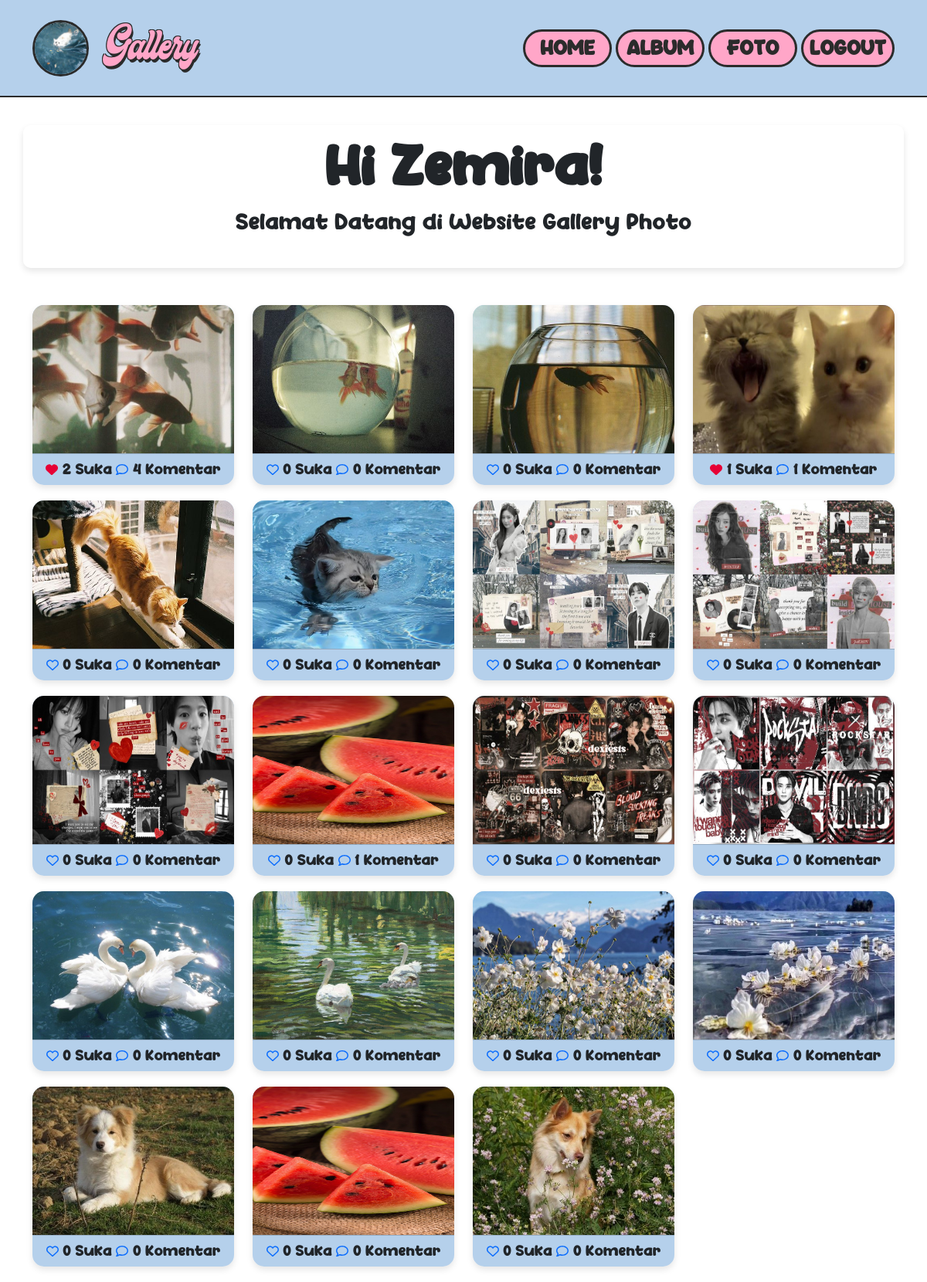
The page /users/dashboard.php (signed in) on the database its author committed.
### tables this page shows
CREATE TABLE `user` (
  `userid` int(11) NOT NULL,
  `username` varchar(225) NOT NULL,
  `password` varchar(225) NOT NULL,
  `email` varchar(225) NOT NULL,
  `namalengkap` varchar(225) NOT NULL,
  `alamat` text NOT NULL,
  `foto` varchar(225) NOT NULL
);

CREATE TABLE `foto` (
  `fotoid` int(11) NOT NULL,
  `judulfoto` varchar(225) NOT NULL,
  `deskripsifoto` text NOT NULL,
  `tglunggah` date NOT NULL,
  `lokasifile` varchar(225) NOT NULL,
  `albumid` int(11) NOT NULL,
  `userid` int(11) NOT NULL
);

### users/dashboard.php (the view, shortened to what this page needs)
<?php
    include '../config/connect.php';
?>
<!DOCTYPE html>
<html lang="en">
    <head>
        <link href="https://cdn.jsdelivr.net/npm/simple-datatables@7.1.2/dist/style.min.css" rel="stylesheet" />
        <link href="../css/styles.css" rel="stylesheet" />
        <link href="https://cdn.jsdelivr.net/npm/simple-datatables@7.1.2/dist/style.min.css" rel="stylesheet" />
        <link href="../assets/css/styles.css" rel="stylesheet" />
    </head>
    <body>
        <header class="p-3">
            <nav class="navbar navbar-expand-lg fixed-top bg">
                <div class="container">
                    <?php
                    $userid = $_SESSION['userid'];
                    $sql=mysqli_query($c,"SELECT * FROM user WHERE userid='$userid'");
                            while($d = mysqli_fetch_array($sql)){
                    ?>
                    <div class="img-container">
                        <a class="navbar-profile text-decoration-none" href="../config/profiles/edit-profile.php" title="Profile">
                            <img src="../assets/profile/<?php echo $d['foto'] ?>" width="70" height="70" class="rounded-circle me-2"/>
                        </a>
                    </div>
                    <?php }?>
                    <a class="navbar-brand" href="dashboard.php" title="Dashboard">
                        Gallery
                    </a>
                    <div class="collapse navbar-collapse" id="navbarSupportedContent">
                        <ul class="navbar-nav ms-auto">
                            <li class="nav-item">
                                <a class="nav-link btn btn rounded-pill"href="galeri.php">HOME</a>
                            </li>
                            <li class="nav-item">
                                <a class="nav-link btn btn rounded-pill" href="album.php">ALBUM</a>
                            </li>
                            <li class="nav-item">
                                <a class="nav-link btn btn rounded-pill" href="foto.php">FOTO</a>
                            </li>
                            <li class="nav-item">
                                <a class="nav-link btn btn rounded-pill" href="../config/relog/logout.php">LOGOUT</a>
                            </li>
                        </ul>
                    </div>
                </div>
            </nav>
        </header>
        <div class="container">
            <div class="row">
                <div class="card-body text-center trans-card">
                    <h1 style='font-weight: bold; font-size: 60px; ' class="greeting">Hi <?php
                        $userid = $_SESSION['userid'];
                        $sql = mysqli_query($c, "SELECT * FROM user WHERE userid='$userid'");
                        while($d = mysqli_fetch_array($sql)){
                            echo $d['namalengkap'];
                        }
                        ?>!
                    </h1>
                    <p class="welcome-message"><h4>Selamat Datang di Website Gallery Photo</h4></p>
                </div>
            </div>
        </div>
        <div class="container mt-5">
            <div class="row">
                <?php
                    if(isset($_GET['fotoid'])){
                        $query = mysqli_query($c, "SELECT * FROM foto ");
                        while($d = mysqli_fetch_array($query)){ ?>
                <div class="col-md-3">
                    <div class="card transparent-card text-center">
                        <img src="../assets/img/<?php echo $d['lokasifile'] ?>" class="card-img-top" title="<?php echo $d['judulfoto'] ?>" style=" height: 12rem;">
                        <div class="card-footer bg-transparent">
                            <?php
                                $fotoid = $d['fotoid'];
                                $liked = mysqli_query($c, "SELECT * FROM likefoto WHERE fotoid='$fotoid' AND userid='$userid'");
                                if(mysqli_num_rows($liked) > 0){ ?>
                                    <a href="../config/licom/like.php?fotoid=<?php echo $d['fotoid'] ?>" type="submit" name="Cliked"><i class="fas fa-heart" style="color: #E60035;"></i></a>
                                <?php }else{ ?>
                                    <a href="../config/licom/like.php?fotoid=<?php echo $d['fotoid'] ?>" type="submit" name="liked"><i class="far fa-heart" style="font-weight: bold;"></i></a>
                                <?php }
                                $like = mysqli_query($c, "SELECT * FROM likefoto WHERE fotoid='$fotoid'");
                                echo mysqli_num_rows($like). ' Suka';
                                ?>
                            <a href=""><i class="fa-regular fa-comment" style="font-weight: bold;"></i></a>
                        </div>
                    </div>
                </div>
                <?php }
                }else{
                    $query = mysqli_query($c, "SELECT * FROM foto INNER JOIN user ON foto.userid=user.userid INNER JOIN album ON foto.albumid=album.albumid ");
                    while($d = mysqli_fetch_array($query)){ ?>
                <div class="col-md-3">
                    <div class="card transparent-card text-center">
                        <img src="../assets/img/<?php echo $d['lokasifile'] ?>" class="card-img-top" title="<?php echo $d['judulfoto'] ?>" style=" height: 12rem;">
                        <div class="card-footer bg-transparent">
                            <?php
                                $fotoid = $d['fotoid'];
                                $liked = mysqli_query($c, "SELECT * FROM likefoto WHERE fotoid='$fotoid' AND userid='$userid'");
                                if(mysqli_num_rows($liked) > 0){ ?>
                                    <a href="../config/licom/like.php?fotoid=<?php echo $d['fotoid'] ?>" type="submit" name="Cliked"><i class="fas fa-heart" style="color: #E60035;" ></i></a>
                                <?php }else{ ?>
                                    <a href="../config/licom/like.php?fotoid=<?php echo $d['fotoid'] ?>" type="submit" name="liked"><i class="far fa-heart" style="font-weight: bold;"></i></a>
                                <?php }
                                $like = mysqli_query($c, "SELECT * FROM likefoto WHERE fotoid='$fotoid'");
                                echo mysqli_num_rows($like). ' Suka';
                                ?>
                                <a href="#" type="button" data-bs-toggle="modal" data-bs-target="#comment<?php echo $d['fotoid'] ?>"><i class="fa-regular fa-comment" style="font-weight: bold;"></i></a>
                                <?php $koms = mysqli_query($c, "SELECT * FROM komentarfoto WHERE fotoid='$fotoid'");
                                echo mysqli_num_rows($koms).' Komentar';
                            ?>
                        </div>
                    </div>
            </div>
            <?php } } ?>
        </div>
    </body>
</html>

### users/dashboard.php (style rules this page uses)
.navbar-brand { font-family: 'Ginchiest', sans-serif; font-size: 3.5rem; color: #ffa6c8; text-shadow: -1px -1px 0 #2b2b2b, 1px -1px 0 #2b2b2b, -1px 1px 0 #2b2b2b, 1px 1px 0 #2b2b2b, 2px 4px 0 #2b2b2b; }
body { background-image: url('../assets/landing/blues.svg'); background-size: cover; background-repeat: no-repeat; background-attachment: fixed; font-family: 'FindCartoon', sans-serif; }
.navbar { background-color: rgba(109, 161, 216, 0.5); border-bottom: 2px solid #2b2b2b; padding: 15px; }
.navbar .nav-link { padding: 5px 40px; min-width: 115px; margin-left: 5px; background-color: #ffa6c8; border: 3px solid #2B2B2B; font-size: 22px; font-weight: bold; color: #2B2B2B; }
.navbar-profile { margin-right: 10px; }
.trans-card { margin-top: 130px; background-color: rgba(255, 255, 255, 0.5); border: none; border-radius: 10px; padding: 20px; box-shadow: 0 4px 8px rgba(0, 0, 0, 0.1); width: 100%; display: grid; place-items: center; }
.greeting { margin-bottom: 2px; }
.welcome-message { margin-top: 2px; }
.transparent-card { margin-bottom: 20px; position: relative; background-color: rgba(109, 161, 216, 0.5); border: none; border-radius: 15px; box-shadow: 0 4px 8px rgba(0, 0, 0, 0.1); overflow: hidden; }
.btn { background-color: #ffa6c8; }
.img-container img { width: 73px; height: 73px; border: 3px solid #2b2b2b; border-radius: 50%; }

### rows shown on the page
user: foto (picture), namalengkap "Zemira"
foto: lokasifile (picture), mysqli_num_rows($like) "2", mysqli_num_rows($koms) "4"
foto: lokasifile (picture), mysqli_num_rows($like) "0", mysqli_num_rows($koms) "0"
foto: lokasifile (picture), mysqli_num_rows($like) "0", mysqli_num_rows($koms) "0"
foto: lokasifile (picture), mysqli_num_rows($like) "1", mysqli_num_rows($koms) "1"
foto: lokasifile (picture), mysqli_num_rows($like) "0", mysqli_num_rows($koms) "0"
foto: lokasifile (picture), mysqli_num_rows($like) "0", mysqli_num_rows($koms) "0"
foto: lokasifile (picture), mysqli_num_rows($like) "0", mysqli_num_rows($koms) "0"
foto: lokasifile (picture), mysqli_num_rows($like) "0", mysqli_num_rows($koms) "0"
foto: lokasifile (picture), mysqli_num_rows($like) "0", mysqli_num_rows($koms) "0"
foto: lokasifile (picture), mysqli_num_rows($like) "0", mysqli_num_rows($koms) "1"
foto: lokasifile (picture), mysqli_num_rows($like) "0", mysqli_num_rows($koms) "0"
foto: lokasifile (picture), mysqli_num_rows($like) "0", mysqli_num_rows($koms) "0"
foto: lokasifile (picture), mysqli_num_rows($like) "0", mysqli_num_rows($koms) "0"
foto: lokasifile (picture), mysqli_num_rows($like) "0", mysqli_num_rows($koms) "0"
foto: lokasifile (picture), mysqli_num_rows($like) "0", mysqli_num_rows($koms) "0"
foto: lokasifile (picture), mysqli_num_rows($like) "0", mysqli_num_rows($koms) "0"
foto: lokasifile (picture), mysqli_num_rows($like) "0", mysqli_num_rows($koms) "0"
foto: lokasifile (picture), mysqli_num_rows($like) "0", mysqli_num_rows($koms) "0"
foto: lokasifile (picture), mysqli_num_rows($like) "0", mysqli_num_rows($koms) "0"
